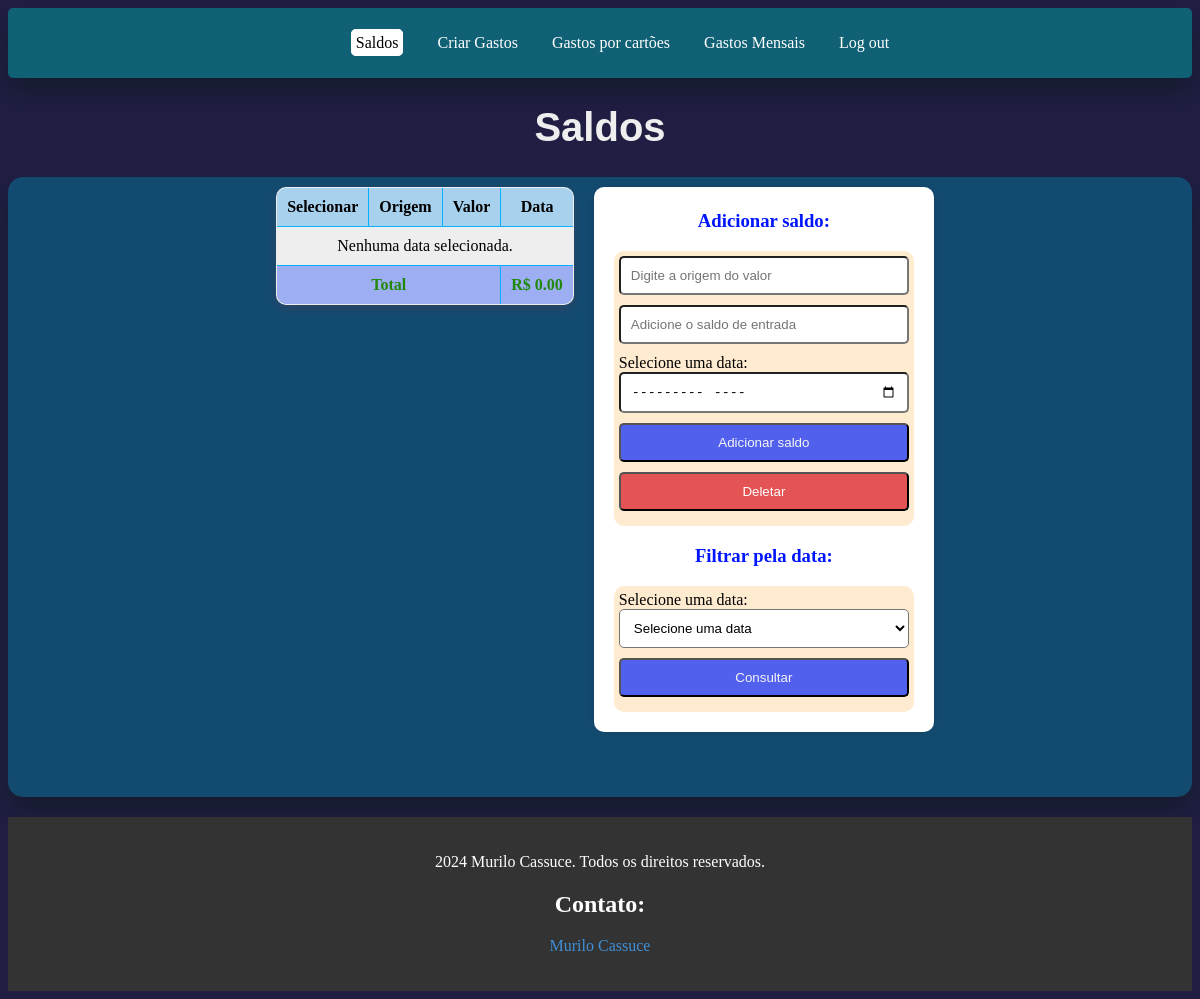
Before: /AdicionarSaldo/ (signed in) with the older database file.
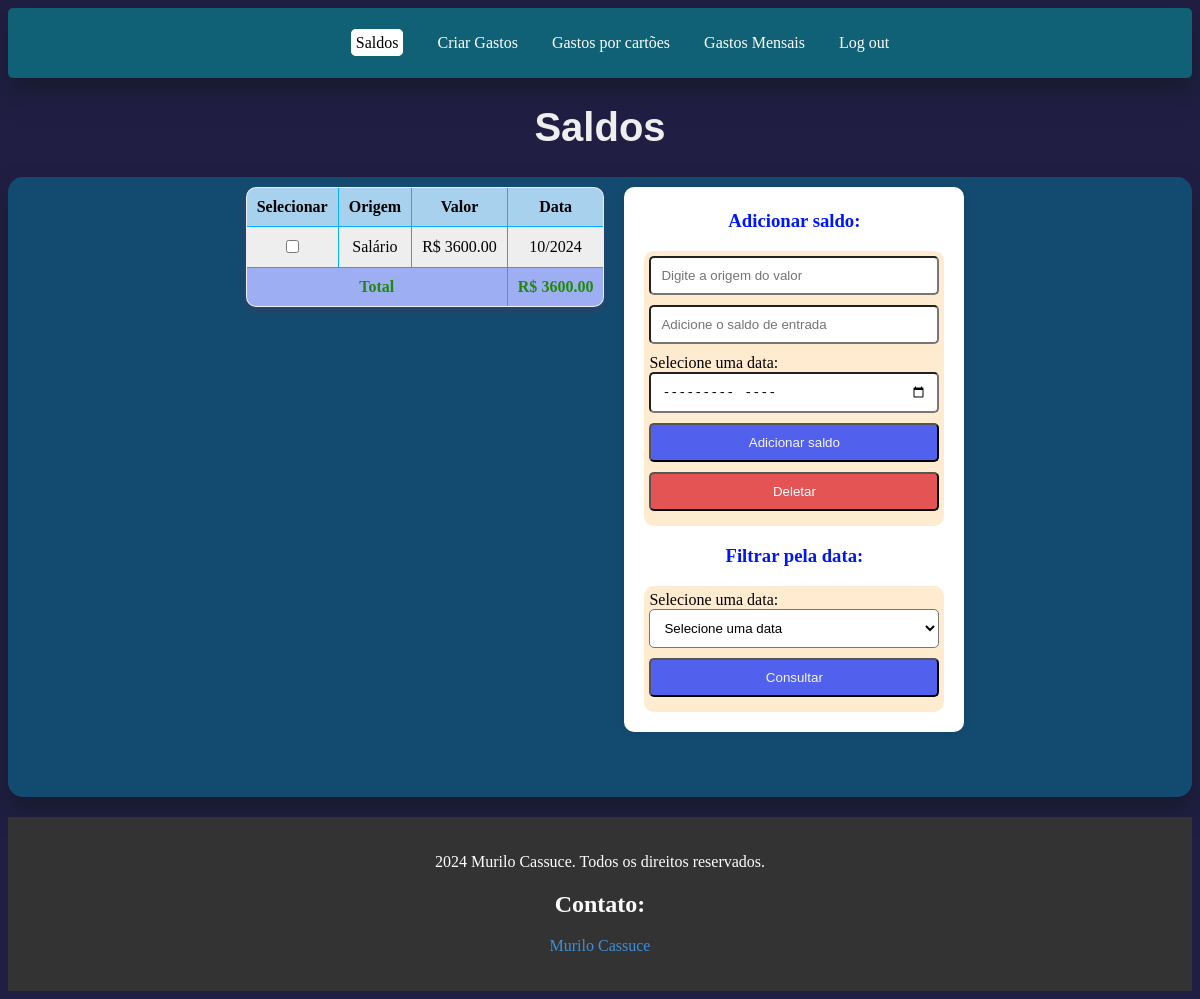
After: the same page with the newer database file.
### usuarios/models.py (models this page shows, shortened)
class EntradaDinheiro(models.Model):
    origem = models.CharField(max_length=70)
    valor_de_entrada = models.DecimalField(max_digits=1000000, decimal_places=2)
    DataEntradaSaldo = models.CharField(max_length=7)
    usuario = models.ForeignKey(settings.AUTH_USER_MODEL, on_delete=models.CASCADE)

### usuarios/views.py (the view, shortened to what this page needs)
# urls.py: path('AdicionarSaldo/', views.AdicionarSaldo, name='AdicionarSaldo'),
def AdicionarSaldo(request):
    if not request.user.is_authenticated:
        return HttpResponseRedirect(reverse("login"))
    datas_disponiveis = EntradaDinheiro.objects.filter(usuario=request.user).values_list('DataEntradaSaldo', flat=True).distinct()
    lista_datas = list(datas_disponiveis)
    lista_datas_sort = sorted(lista_datas, key=lambda x: datetime.strptime(x, "%m/%Y"))
    datas_disponiveis_ordenadas = lista_datas_sort
    if datas_disponiveis.exists():
        agora = datetime.now()
        agora_formatado = agora.strftime("%m/%Y")
        datas_filtradas = EntradaDinheiro.objects.filter(DataEntradaSaldo=agora_formatado, usuario=request.user)
        primeiro_mes = EntradaDinheiro.objects.filter(usuario = request.user).values_list('DataEntradaSaldo', flat=True).distinct()
        if agora_formatado not in datas_disponiveis:
            datas_filtradas = EntradaDinheiro.objects.filter(DataEntradaSaldo=primeiro_mes[0], usuario=request.user)
        total_entrada = sum(entrada.valor_de_entrada for entrada in datas_filtradas)
    else:
        datas_filtradas = EntradaDinheiro.objects.none()
        total_entrada = 0
    if request.method == "POST" and 'consultaMensal' in request.POST:
        consultar_data = request.POST.get("data_inicial_formatada")
        if consultar_data:
            datas_filtradas = EntradaDinheiro.objects.filter(DataEntradaSaldo=consultar_data, usuario=request.user)
        else:
            consultar_data = agora_formatado
    return render(request, "usuarios/AdicionarSaldo.html", {
        "entradadinheiro": datas_filtradas,
        "datas_disponiveis": datas_disponiveis_ordenadas,
        "total_entrada": total_entrada,
    })

### usuarios/templates/usuarios/AdicionarSaldo.html (shortened to what this page needs)
{% extends "usuarios/layout.html" %}
{% block body %}
<h1 id="h1Despesas">Saldos</h1>
    <div id="divPrincipal">
        <form method="POST" id="formTabela" action="{% url 'AdicionarSaldo' %}">
            <div>
            <table id="tabprincipal">
                <thead>
                    <tr>
                        <th>Selecionar</th>
                        <th>Origem</th>
                        <th>Valor</th>
                        <th>Data</th>
                    </tr>
                </thead>
                <tbody>
                    {% for entrada in entradadinheiro %}
                        <tr id="tr_criar_gasto">
                            <td><input type="checkbox" name="deletar" value="{{ entrada.id }}"></td>
                            <td>{{ entrada.origem }}</td>
                            <td>R$ {{ entrada.valor_de_entrada }}</td>
                            <td>{{ entrada.DataEntradaSaldo }}</td>
                        </tr>
                        {% empty %}
                            <tr>
                                <td colspan="4">Nenhuma data selecionada.</td>
                            </tr>
                    {% endfor %}
                    <td class="total" colspan="3"><strong>Total</strong></td>
                    <td class="total"><strong>R$ {{ total_entrada|floatformat:2 }}</strong></td>
                </tbody>
            </table>
        </form>
        </div>
        <div id="formGastos2">
            <h3 class="h3Info">Adicionar saldo:</h3>
            <form id="TestBackGround" method="post">
                <input class="inputformAdicionarSaldo" type="text" name="Origem" placeholder="Digite a origem do valor" required>
                <input class="inputformAdicionarSaldo" type="number" name="saldo" value="AdicionarSaldo" placeholder="Adicione o saldo de entrada" required  max="1000000" step="0.01">
                <label>Selecione uma data:</label>
                <input class="inputformAdicionarSaldo" type="month" name="DataEntradaSaldo" placeholder="Adicione a data de entrada do saldo" required>
                <button id="adicionarSaldo" type="submit" name="AdicionarSaldo">Adicionar saldo</button>
                <button type="submit" id="deletarDados">Deletar</button>
            </form>
            <h3 class="h3Info">Filtrar pela data:</h3>
            <form id="FORMbackground" method="post">
                <label for="data_inicial_formatada">Selecione uma data:</label>
                <select name="data_inicial_formatada" id="data_inicial_formatada">
                    <option>Selecione uma data</option>
                </select>
                <button id="buttonConsultar" name="consultaMensal" type="submit">Consultar</button>
            </form>
        </div>
{% endblock %}

### usuarios/templates/usuarios/layout.html (shortened to what this page needs)
<!DOCTYPE html>
<html lang="en">
<head>
</head>
<body>
    <header>
        <nav>
            <ul>
                <li><a id="PaginatualAdicionarSaldo" href="{% url 'AdicionarSaldo' %}">Saldos</a></li>
                <li><a href="{% url 'criar_gasto' %}">Criar Gastos</a></li>
                <li><a id="paginatualGastosIndividuais" href="{% url 'gastosIndividuais' %}">Gastos por cartões</a></li>
                <li><a id="paginatualGastosMensais" href="{% url 'gastosMensais' %}">Gastos Mensais</a></li>
                <li><a id="Logout"href="{% url 'logout' %}">Log out</a></li>
            </ul>
        </nav>
    </header>
    {% block body %}
    {% endblock %}
    <footer>
        <p>2024 Murilo Cassuce. Todos os direitos reservados.</p>
        <h2>Contato:</h2>
        <div id="divLink"><p><a href="https://www.linkedin.com/in/murilocassuce/">Murilo Cassuce</a></p></div>
    </footer>
</body>
</html>

### usuarios/templates/usuarios/layout.html (style rules this page uses)
body { background-color:rgb(32, 30, 67); }
header { background-color: rgb(16, 97, 117); padding: 10px; text-align: center; border-radius: 5px; box-shadow: 0 15px 25px rgba(14, 25, 27, 0.507); }
header li { display: inline; margin: 0 15px; }
header a { color: #fff; }
footer { text-align: center; padding: 20px 0; background-color: #333; color: #fff; position: relative; width: 100%; margin-top: 20px; }
a { color: rgb(63, 144, 216); text-decoration:none; }

### usuarios/templates/usuarios/AdicionarSaldo.html (style rules this page uses)
#h1Despesas { text-align: center; color: rgb(238, 238, 238); font-size: 40px; font-family: 'Gill Sans', 'Gill Sans MT', Calibri, 'Trebuchet MS', sans-serif; }
#divPrincipal { display: flex; justify-content: center; align-items: flex-start; background-color: rgb(19, 75, 112); border-radius: 15px; box-shadow: 2px 2px 5px rgba(0, 0, 0, 0.1); padding: 10px; height: 600px; margin-bottom: 20px; overflow: auto; box-shadow: 0 15px 25px rgba(14, 25, 27, 0.507); }
#tabprincipal { border-collapse: collapse; background-color: rgb(238, 238, 238); border: 1px solid rgb(80, 140, 155); border-radius: 10px; overflow: hidden; margin-left: 10px; box-shadow: 0px 4px 10px rgba(255, 0, 0, 0.1); box-sizing: border-box; }
th, td { border: 1px solid rgb(4, 176, 255); padding: 10px; text-align: center; }
th { background-color: rgb(167, 209, 237); }
#formGastos2 { align-self: flex-start; width: 300px; padding: 20px; border-radius: 10px; box-shadow: 0px 0px 10px rgba(0, 0, 0, 0.1); background-color: #fff; display: flex; flex-direction: column; align-items: center; margin-left: 20px; padding-top: 5px; }
#adicionarSaldo, #buttonConsultar { background-color: rgb(82, 97, 237); color: whitesmoke; cursor: pointer; }
button, select { background-color: rgb(255, 255, 255); width: 100%; border-radius: 5px; margin-bottom: 10px; padding: 10px; box-sizing: border-box; cursor: pointer; }
.inputformAdicionarSaldo { background-color: rgb(255, 255, 255); width: 100%; border-radius: 5px; margin-bottom: 10px; padding: 10px; box-sizing: border-box; }
.total { background-color: rgb(157, 175, 242); color: rgb(34, 136, 11); }
.h3Info { color: rgb(0, 21, 255); }
#deletarDados { background-color: rgb(228, 84, 84); color: white; }
#TestBackGround, #FORMbackground { background-color: rgba(255, 145, 0, 0.186); padding: 5px; border-radius: 10px; }

Changed rows visible on the page:
added EntradaDinheiro: origem "Salário", valor_de_entrada "3600.00", DataEntradaSaldo "10/2024"
Other visible differences:
{{ total_entrada|floatformat:2 }}: "0.00" → "3600.00"
text no longer shown: "Nenhuma data selecionada."
